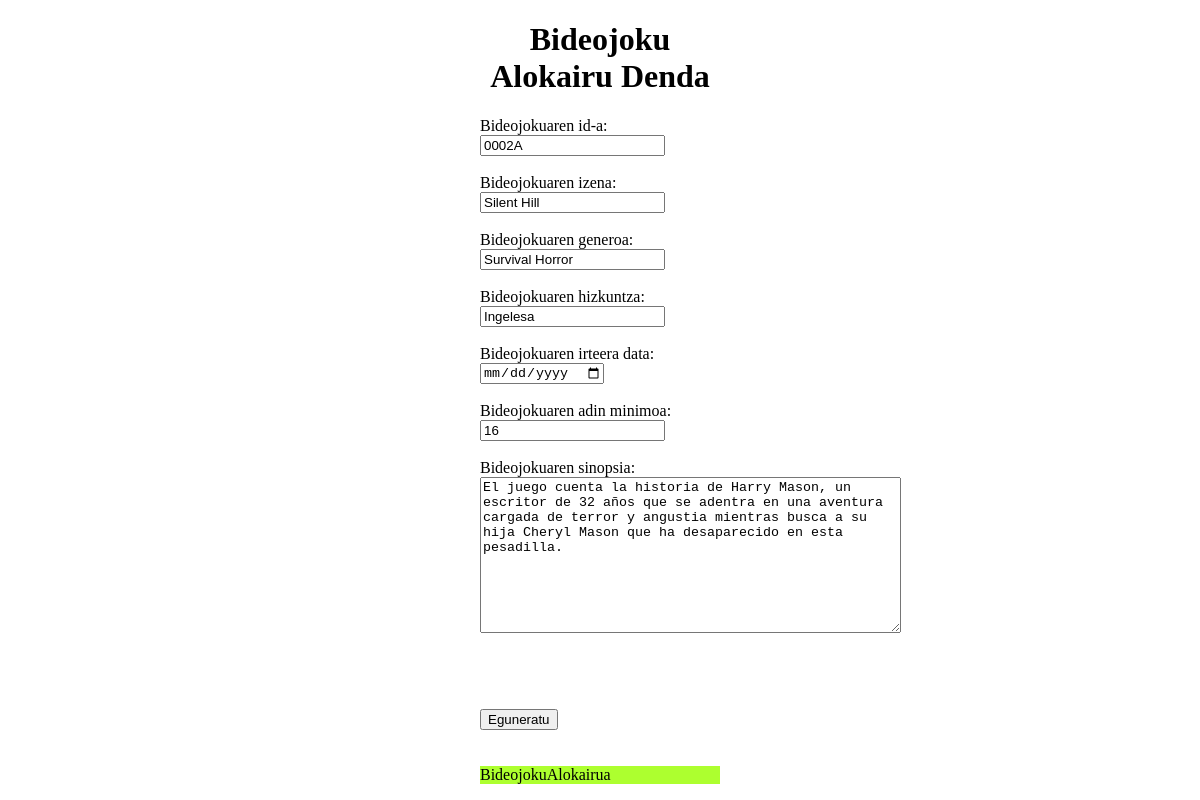
The app's page /eguneratubidform/2, older data.
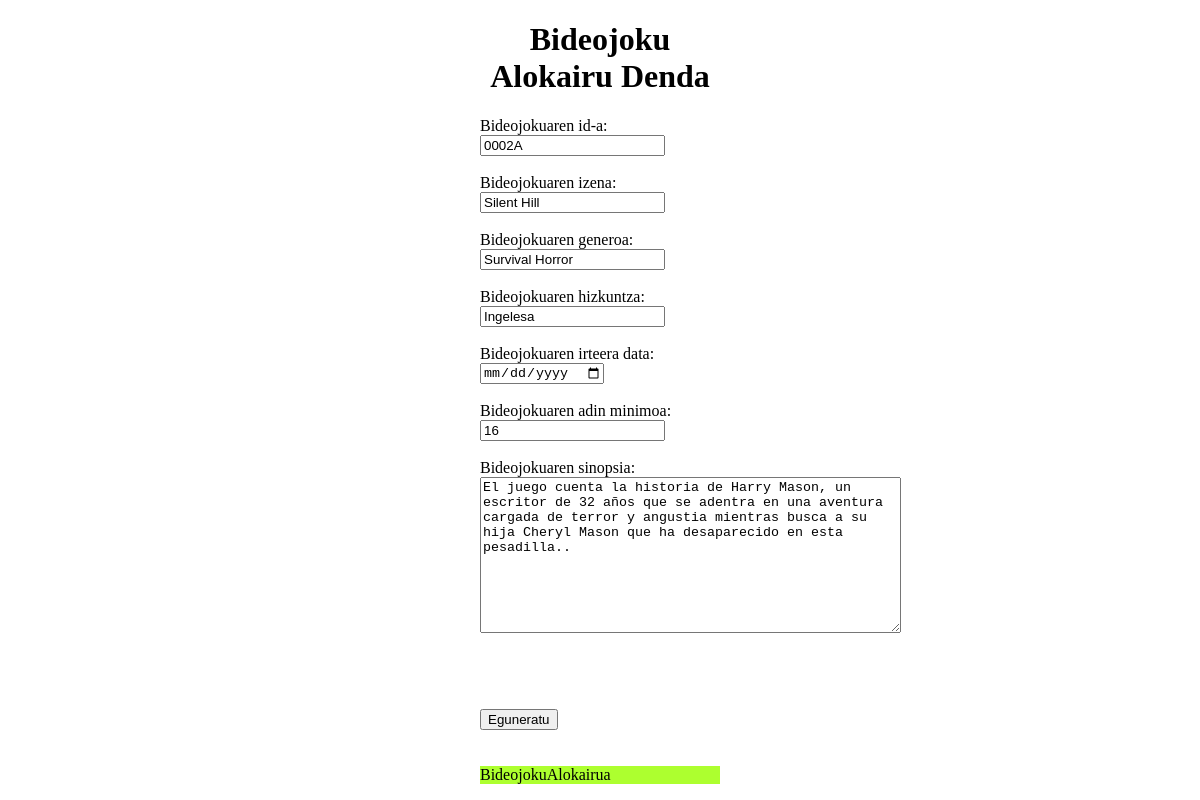
The same page, newer data.
### BideojokuAlokairua/models.py (models this page shows, shortened)
class Bideojokua(models.Model):
    bid_id = models.CharField(max_length=50)
    bid_izena = models.CharField(max_length=100)
    bid_generoa = models.CharField(max_length=100)
    bid_hizkuntza = models.CharField(max_length=50)
    bid_irteeradata = models.DateField()
    bid_adinminimoa = models.IntegerField()
    bid_sinopsia = models.CharField(max_length=250)

### BideojokuAlokairua/views.py (the view)
# urls.py: path('eguneratubidform/<int:id>', views.eguneratubidform, name = 'eguneratubidform'),
def eguneratubidform(request, id):
    eguneratzekobideojokua = Bideojokua.objects.get(id = id)
    return render(request, 'eguneratubidform.html', {'bideojokua':eguneratzekobideojokua})

### BideojokuAlokairua/templates/eguneratubidform.html (shortened to what this page needs)
{% extends 'base.html' %}
{% block content %}
    <form action="/eguneratubid/{{bideojokua.id}}" method="POST">
        <label for="bid_id">Bideojokuaren id-a: </label>
        <input type="text" name="bid_id" value="{{bideojokua.bid_id}}"><br><br>
        <label for="bid_izena">Bideojokuaren izena: </label>
        <input type="text" name="bid_izena" value="{{bideojokua.bid_izena}}"><br><br>
        <label for="bid_generoa">Bideojokuaren generoa: </label>
        <input type="text" name="bid_generoa" value="{{bideojokua.bid_generoa}}"><br><br>
        <label for="bid_hizkuntza">Bideojokuaren hizkuntza: </label>
        <input type="text" name="bid_hizkuntza" value="{{bideojokua.bid_hizkuntza}}"><br><br>
        <label for="bid_irteeradata">Bideojokuaren irteera data: </label>
        <input type="date" name="bid_irteeradata" value="{{bideojokua.bid_irteeradata}}"><br><br>
        <label for="bid_adinminimoa">Bideojokuaren adin minimoa: </label>
        <input type="text" name="bid_adinminimoa" value="{{bideojokua.bid_adinminimoa}}"><br><br>
        <label for="bid_sinopsia">Bideojokuaren sinopsia: </label><br>
        <textarea name="bid_sinopsia" id="" cols="50" rows="10">{{bideojokua.bid_sinopsia}}</textarea><br><br><br><br><br>
        <button type="submit" value="Submit">Eguneratu</button>
    </form>
{% endblock content %}

Row changes from the older to the newer data that the page shows:
changed Bideojokua "Silent Hill": bid_sinopsia "…ha desaparecido en esta pesadilla." → "…ha desaparecido en esta pesadilla.."
